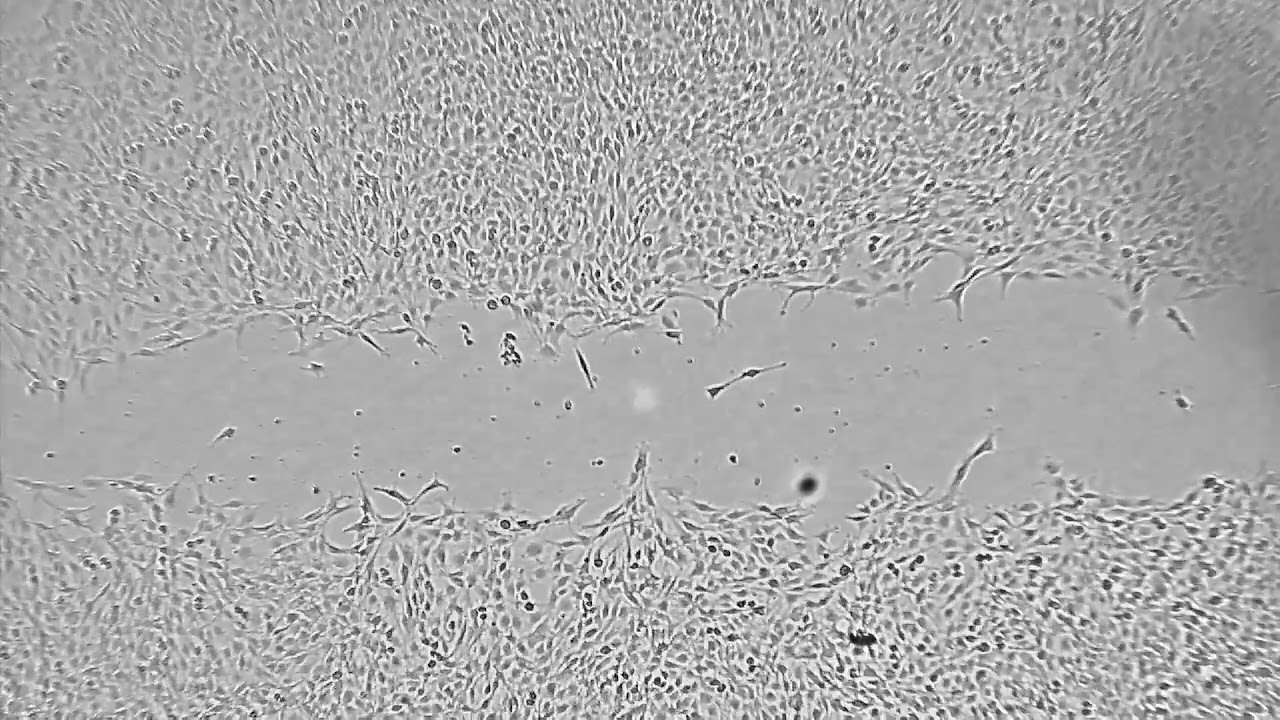
#> input picture notebooks/scratch1.jpg, 1280 x 720 px
$ jupyter execute 6.scratchAssay.ipynb
#> lines starting #> are read from the running program, lines starting #| are printed output that depends on the picture; after the words box and inside, x2 and y2 are one past the last pixel; in counts of white or black regions, pixels touching at a corner belong together; long printed decimals are rounded
# Scratch Assay (Wound Healing) Analysis in Python
*A Practical Image Segmentation and Quantification Tutorial for Microscopy*

---

## Introduction

In this notebook, we dive into **scratch assay analysis**, also known as **wound healing analysis**. This is one of the **most common assays in life sciences**, and it provides an excellent real-world example of how **classical image processing techniques** (not machine learning) can solve meaningful biological problems efficiently.

Even if you are **not a biologist**, this notebook is valuable because it demonstrates:
- *Texture-based* segmentation
- Automated batch processing
- Quantitative analysis
- End-to-end scientific workflows using Python

---

## What Is a Scratch Assay?

A **scratch assay** is an experiment used to study **cell migration and proliferation**.

### Experimental Overview

1. A **monolayer of cells** is grown on a glass slide.
2. A **scratch (wound)** is manually created, removing cells from a central region.
3. Images are acquired at regular time intervals (e.g., every hour).
4. Over time, cells migrate and proliferate, gradually **closing the wound**.

### The Imaging Goal

The core imaging task is to:
- **Segment the wound region**
- **Measure the wound area**
- **Track how that area decreases over time**
- **Estimate the healing rate**

Ultimately, researchers want a plot of **wound area vs. time**, along with:
- Healing rate (slope)
- Intercept
- R-squared value

---

## The Image Processing Challenge

Here is the key difficulty:

> **Intensity-based (histogram) thresholding does not work.**

Why?
- The scratch region and cell-covered regions often have **similar pixel intensities**
- Simple grayscale segmentation fails

### Solution: Texture-Based Segmentation

We use **entropy filtering**.

---

## Why Entropy?

From basic physics:
- **Entropy measures disorder**

In scratch assay images:
- Clean wound region → **low entropy**
- Cell-rich region → **high entropy**

This makes entropy an excellent discriminator between:
- The scratch (wound)
- The surrounding cells

---

## Required Libraries

[cell 1]
from skimage.filters.rank import entropy
from skimage.morphology import disk
from skimage import io
from skimage.filters import threshold_otsu
import matplotlib.pyplot as plt
import numpy as np

We will also later use:

[cell 2]
import glob
from scipy import stats

### Step 1: Read the Image

[cell 3]
img = io.imread("scratch1.jpg", as_gray=True)
#> img is the input picture: shape (720, 1280) float64; min 0, max 1, mean 0.668

plt.imshow(img, cmap = "gray")
plt.axis("off")
plt.show()

This loads the microscopy image as a **NumPy array**.

### Step 2: Apply Entropy Filtering

[cell 4]
entropy_image = entropy(img, disk(10))
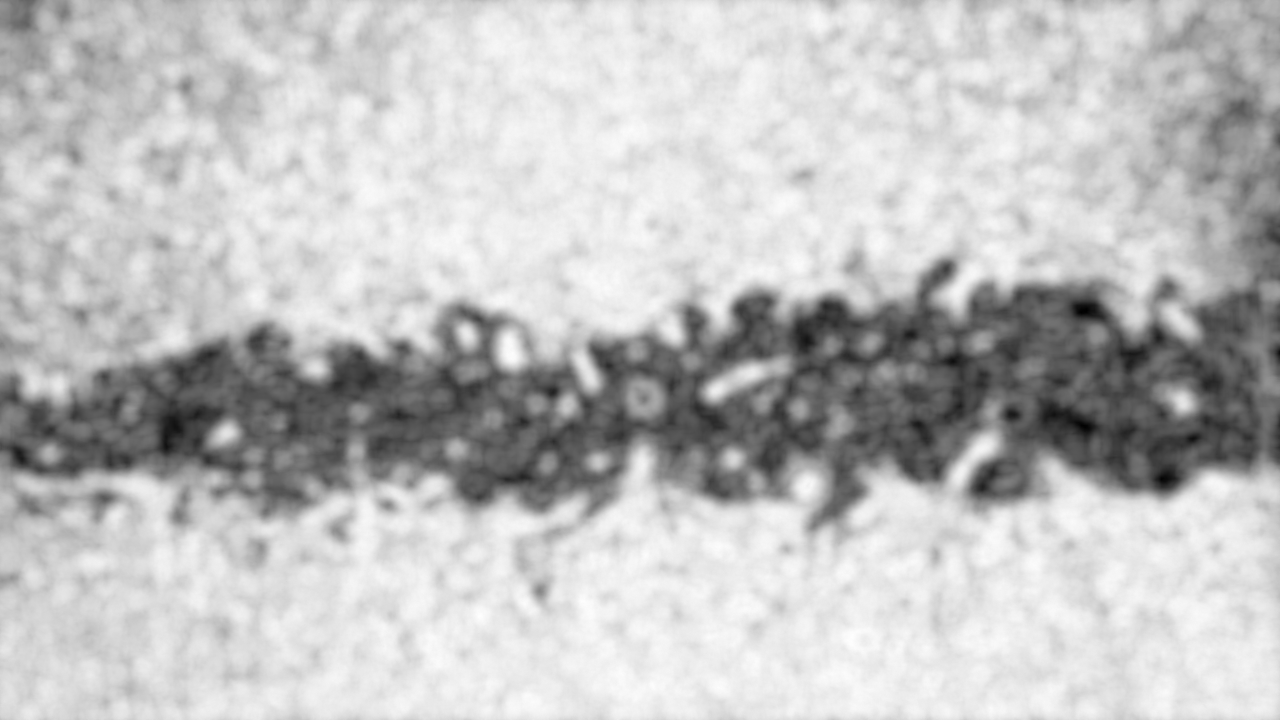
#> entropy_image: shape (720, 1280) float64; min 0.217, max 7.32, mean 5.56; drawn with min black and max white

print(f"Shape: {entropy_image.shape}")
#| Shape: (720, 1280)
print(f"Minimum pixel value: {entropy_image.min()}")
#| Minimum pixel value: 0.2169
print(f"Maximum pixel value: {entropy_image.max()}")
#| Maximum pixel value: 7.324
print(f"Type: {entropy_image.dtype}")
#| Type: float64

- `disk(10)` defines the local neighborhood size
- Larger disks smooth texture over larger regions.

However, ther meaybe a warning in the “output” for the first run. If you faced such warning, it is not an error and not an image — it’s a warning message from skimage, telling us that something was automatically converted and might lose precision.

**What’s happening?**

we ran:
`entropy_image = entropy(img, disk(10))`

But:
- `entropy()` is a rank filter
- Rank filters require `uint8` images
- Our img is `float64`

So scikit-image silently converts our image from float64 to uint8, and warns us:

“Possible precision loss converting image of type float64 to uint8”

#### Visual Check

[cell 5]
plt.figure(figsize=(6, 7))

plt.subplot(2, 1, 1)
plt.imshow(img, cmap="gray")
plt.axis("off")
plt.title("Original image")

plt.subplot(2, 1, 2)
plt.imshow(entropy_image, cmap="gray")
plt.axis("off")
plt.title("Entropy image")


plt.tight_layout()
plt.show()
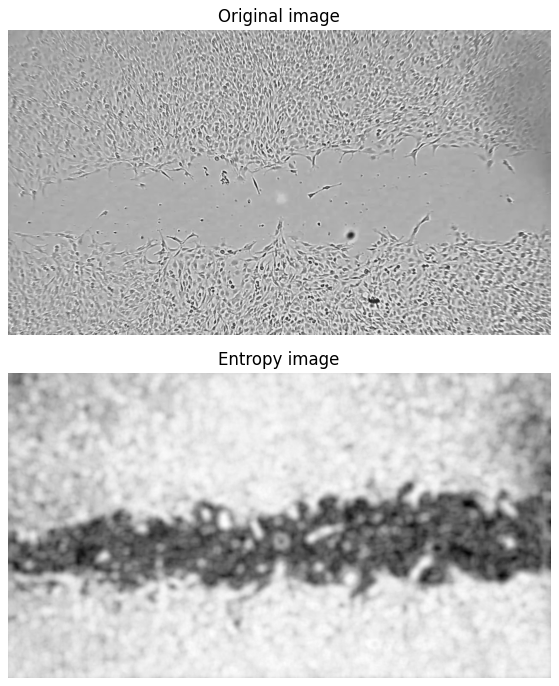
#> figure drawn by matplotlib, 2 panels

Now we see:
- Dark region → scratch
- Bright regions → cells

### Step 3: Automatic Thresholding (Otsu)

We now segment the entropy image using Otsu’s method.

[cell 6]
threshold = threshold_otsu(entropy_image)
#> threshold = 4.7
print(threshold)
#| 4.700

This returns a single scalar value, not an image.

### Step 4: Create a Binary Segmentation

[cell 7]
binary = entropy_image <= threshold
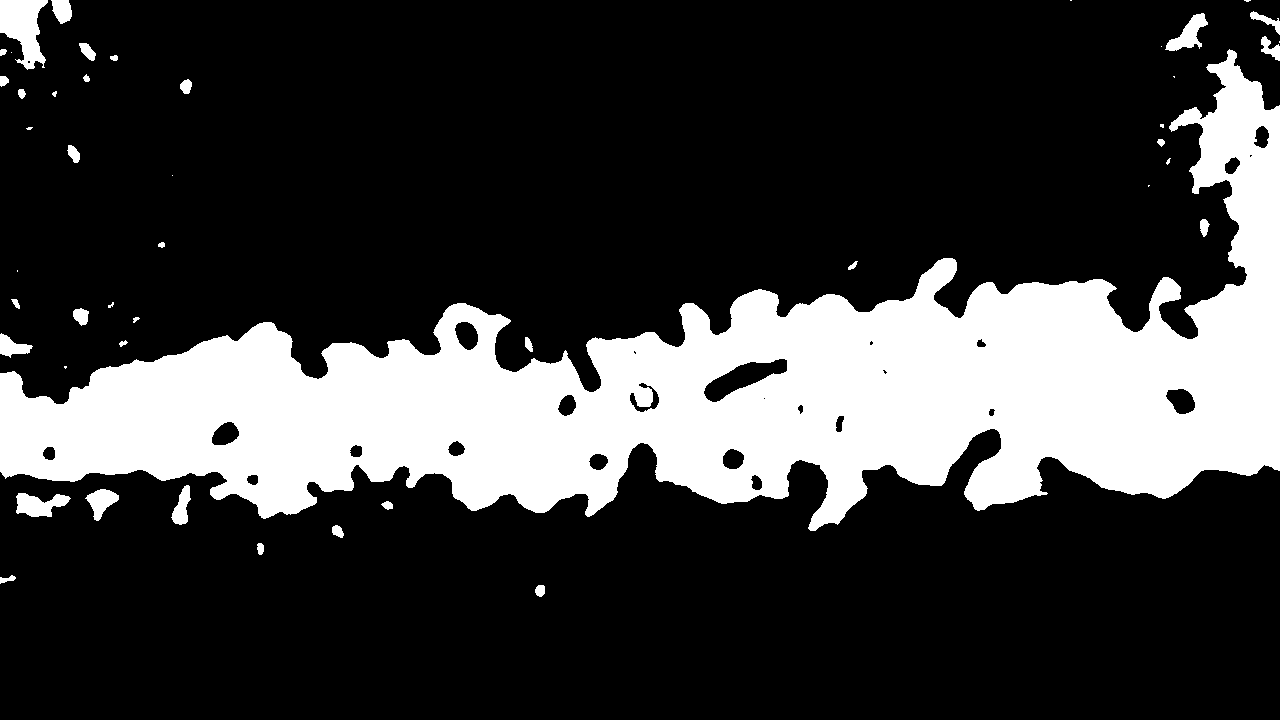
#> binary: shape (720, 1280) bool; 23.7% white; 47 white regions (14 under 20 px), largest, box (x1, y1, x2, y2) and area: (0, 49, 1280, 531) 211125, (0, 0, 48, 70) 2048, (16, 493, 71, 517) 823

`True` → scratch region
`False` → cell-covered region

#### Visualize the Result

[cell 8]
plt.imshow(binary, cmap="gray")
plt.axis("off")
plt.show()

At this point, segmentation is complete!!!

### Step 5: Quantify Wound Area (Single Image)

The binary image is a NumPy array, so quantification is trivial.

[cell 9]
scratch_area = np.sum(binary == True)
#> scratch_area = 218875
all = scratch_area + np.sum(binary == False)
#> all = 921600
print(f"Scratch area: {scratch_area}")
#| Scratch area: 218875
print(f"All area: {all}")
#| All area: 921600
print(f"Surface percentage: {(scratch_area / all) * 100}")
#| Surface percentage: 23.749
